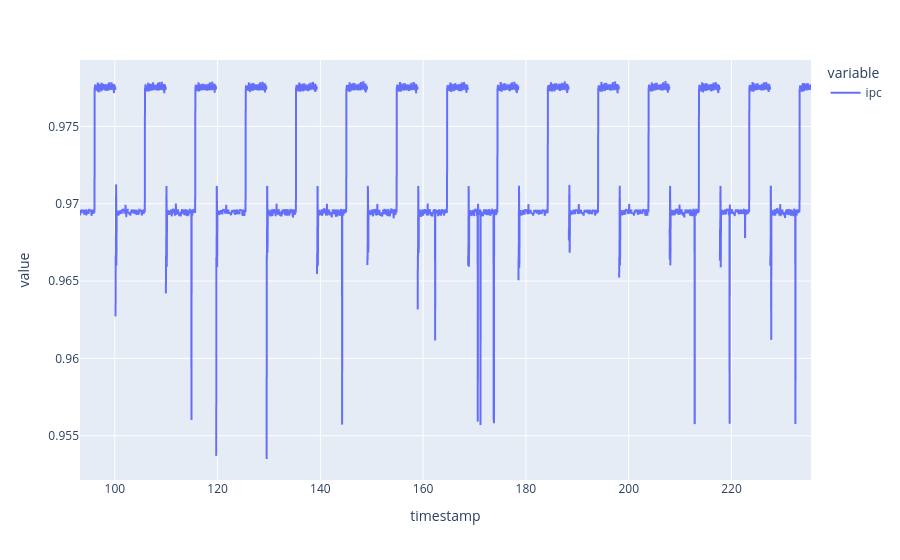

Notebook source saved alongside this figure:
### Code cell
px.line(states, x="timestamp", y=["ipc"])

### Figure 1 — Plotly figure (JSON) as saved in the notebook; plotly's stock layout.template omitted (floating-point values rounded to 4 significant figures; data arrays with more than 128 entries replaced by an {"elided": "..."} marker saying what was removed)
{"data": [{"hovertemplate": "variable=ipc<br>timestamp=%{x}<br>value=%{y}<extra></extra>", "legendgroup": "ipc", "line": {"color": "#636efa", "dash": "solid"}, "marker": {"symbol": "circle"}, "mode": "lines", "name": "ipc", "showlegend": true, "type": "scattergl", "x": {"elided": "5125 float values"}, "xaxis": "x", "y": {"elided": "5125 float values"}, "yaxis": "y"}], "layout": {"legend": {"title": {"text": "variable"}, "tracegroupgap": 0}, "margin": {"t": 60}, "xaxis": {"anchor": "y", "domain": [0, 1], "title": {"text": "timestamp"}}, "yaxis": {"anchor": "x", "domain": [0, 1], "title": {"text": "value"}}}}
